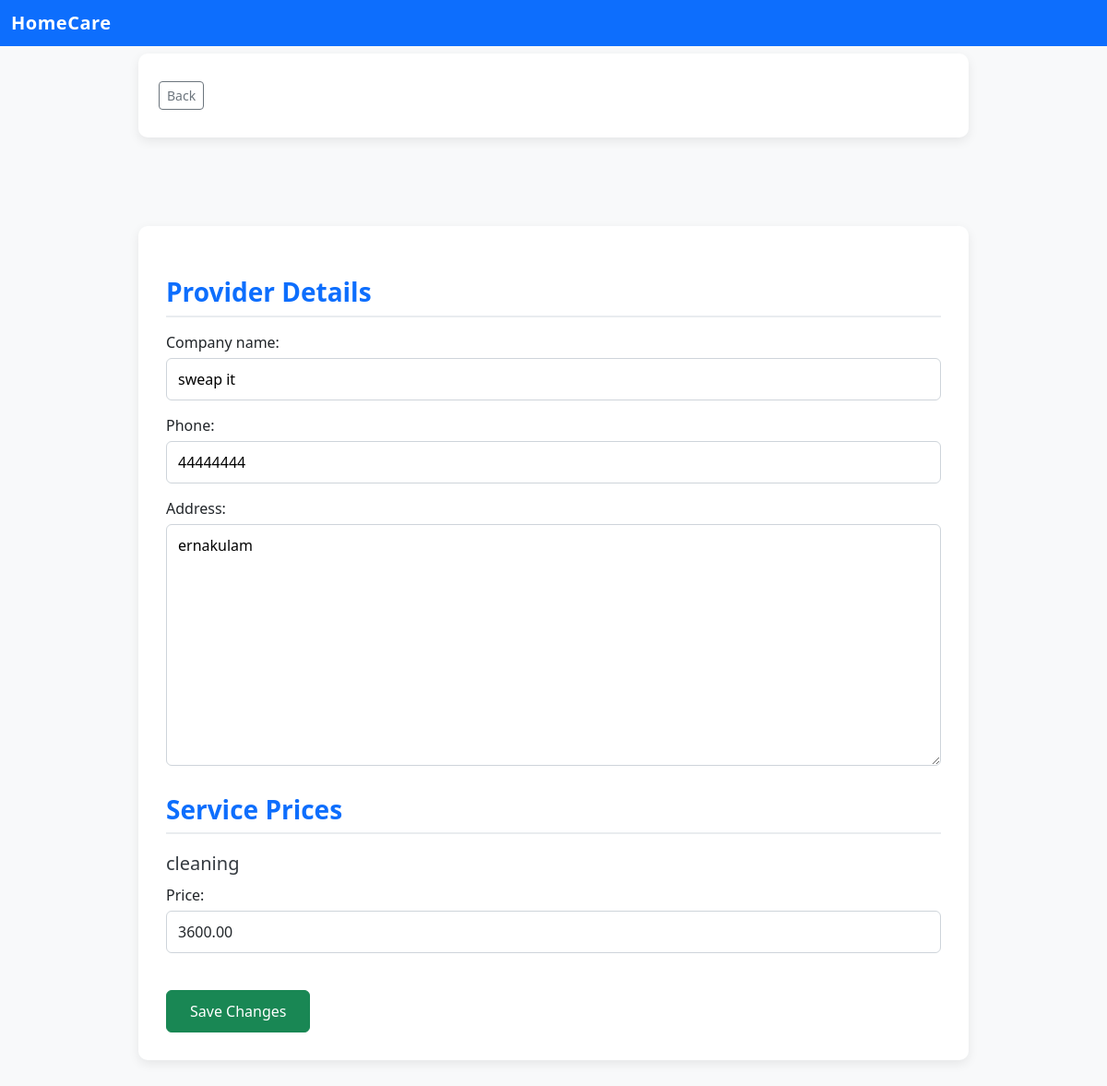
The page /admin_edit_provider_profile/7/ (signed in) on the database its author committed.
### provider_app/models.py (models this page shows, shortened)
class Provider(models.Model):
    user = models.OneToOneField(User, on_delete=models.CASCADE)
    company_name = models.CharField(max_length=100)
    phone = models.CharField(max_length=15)
    address = models.TextField()

class ProviderService(models.Model):
    provider = models.ForeignKey(Provider, on_delete=models.CASCADE)
    service = models.ForeignKey(Service, on_delete=models.CASCADE)
    price = models.DecimalField(max_digits=8, decimal_places=2)

class Service(models.Model):
    name = models.CharField(max_length=100)

### admin_app/views.py (the view)
# urls.py: path('admin_edit_provider_profile/<int:provider_service_id>/',views.admin_edit_provider_profile,name='admin_edit_provider_profile'),
@staff_member_required   # ✅ only admin/staff allowed
def admin_edit_provider_profile(request, provider_service_id):
    provider_service = get_object_or_404(
        ProviderService,
        id=provider_service_id
    )
    provider = provider_service.provider
    services = ProviderService.objects.filter(provider=provider)
    if request.method == 'POST':
        profile_form = ProviderEditForm(request.POST, instance=provider)
        price_forms = [
            ProviderServicePriceForm(
                request.POST,
                instance=service,
                prefix=str(service.id)
            )
            for service in services
        ]
        if profile_form.is_valid() and all(pf.is_valid() for pf in price_forms):
            profile_form.save()
            for pf in price_forms:
                pf.save()
            return redirect('view_services')
    else:
        profile_form = ProviderEditForm(instance=provider)
        price_forms = [
            ProviderServicePriceForm(
                instance=service,
                prefix=str(service.id)
            )
            for service in services
        ]
    return render(request, 'edit_provider_profile.html', {
        'provider': provider,
        'profile_form': profile_form,
        'price_forms': zip(services, price_forms),
    })

### provider_app/forms.py
class ProviderEditForm(forms.ModelForm):
    class Meta:
        model = Provider
        fields = ['company_name', 'phone', 'address']

### admin_app/templates/edit_provider_profile.html (shortened to what this page needs)
{% load static %}
<!DOCTYPE html>
<html lang="en">
<head>
    <link href="https://cdn.jsdelivr.net/npm/bootstrap@5.3.8/dist/css/bootstrap.min.css" rel="stylesheet">
    <link rel="stylesheet" href="{% static 'edit_provider_profile.css' %}">
</head>
<body>
     <nav class="navbar bg-primary" data-bs-theme="dark">
  <div class="container-fluid">
    <span class="navbar-brand mb-0 h1">HomeCare</span>
  </div>
</nav>
<nav class="navbar bg-body-tertiary">
  <form class="container-fluid justify-content-start">
    <a href="{% url 'view_services' %}" class="btn btn-sm btn-outline-secondary">Back</a>
  </form>
</nav>
<br><br>
    <form method="POST">
  <h3>Provider Details</h3>
  {{ profile_form.as_p }}
  <h3>Service Prices</h3>
  {% for service, form in price_forms %}
    <h5>{{ service.service.name }}</h5>
    {{ form.as_p }}
  {% endfor %}
  <button type="submit" class="btn btn-success">
    Save Changes
  </button>
</form>
</body>
</html>

### admin_app/static/edit_provider_profile.css (style rules this page uses)
body { background-color: #f8f9fa; font-family: "Segoe UI", Tahoma, Geneva, Verdana, sans-serif; }
.navbar-brand { font-weight: 600; letter-spacing: 0.5px; }
form { max-width: 900px; margin: 0 auto 40px auto; background-color: #ffffff; padding: 30px; border-radius: 10px; box-shadow: 0 4px 12px rgba(0, 0, 0, 0.08); }
h3 { margin-top: 25px; margin-bottom: 15px; color: #0d6efd; font-weight: 600; border-bottom: 2px solid #e9ecef; padding-bottom: 8px; }
h5 { margin-top: 20px; margin-bottom: 10px; font-weight: 500; color: #343a40; }
form p { margin-bottom: 15px; }
form label { font-weight: 500; margin-bottom: 5px; display: block; }
form input[type="text"], form input[type="number"], form input[type="email"], form input[type="password"], form select, form textarea { width: 100%; padding: 10px 12px; border-radius: 6px; border: 1px solid #ced4da; transition: border-color 0.2s, box-shadow 0.2s; }
button[type="submit"] { margin-top: 25px; padding: 10px 25px; font-size: 1rem; border-radius: 6px; }
.navbar .btn { margin-left: 10px; }

### rows shown on the page
Provider: company_name "sweap it", phone "44444444", address "ernakulam"
ProviderService: service.name "cleaning", as_p "3600.00"
